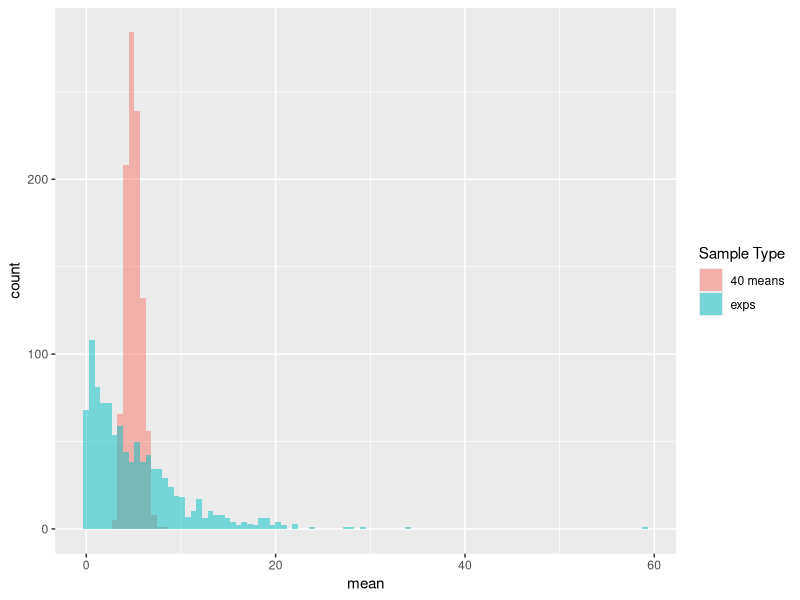
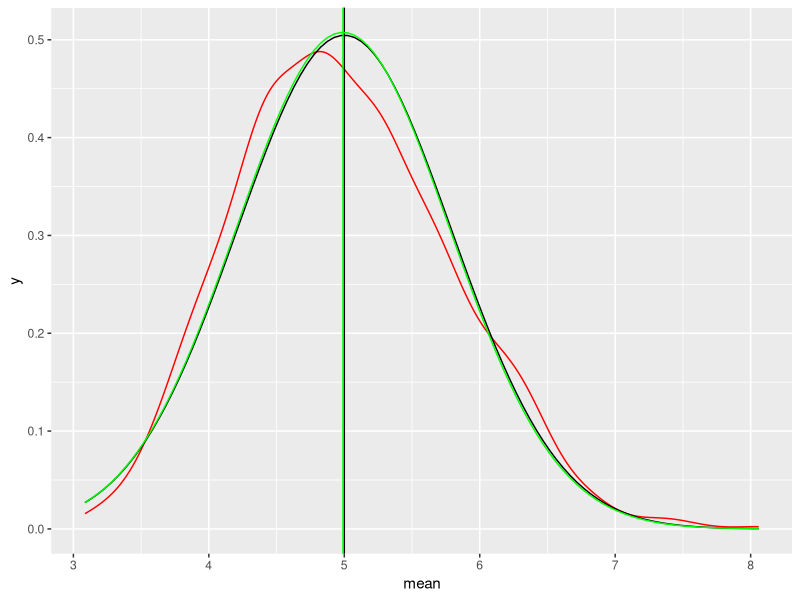

The R source for these figures, in order:
## ---- chunk 1
# Parameters
library(tidyverse)
## ---- chunk 2
set.seed(1)
nosim <- 1000
n <- 40
lambda <- 0.2
theor_values <- 1/lambda
## ---- chunk 3
sample <- matrix(rexp(nosim * n, rate = lambda), nosim) %>%
        apply(1, mean) %>%
        as_data_frame() %>%
        mutate(type = 1)
names(sample) <- c("mean", "type")
## ---- chunk 4
head(sample)
## ---- chunk 5
sample_mean <- mean(sample$mean)
## ---- chunk 6
sample_mean
## ---- chunk 7
theor_values
## ---- chunk 8
sample_var_R <- var(sample$mean)
sample_sd_R <- sqrt(sample_var_R)
## ---- chunk 9
sample_var_theor <- theor_values^2/n
sample_sd_theor <- sqrt(sample_var_theor)
## ---- chunk 10
sample_var_R
## ---- chunk 11
sample_var_theor
## ---- chunk 12
sample2 <- c(rexp(nosim, rate = lambda)) %>%
        as_data_frame() %>%
        mutate(type = 2)
names(sample2) <- c("mean", "type")
## ---- chunk 13
samples <- bind_rows(sample, sample2)
samples$type <- factor(samples$type, labels = c("40 means", "exps"))
## ---- chunk 14
head(samples)
## ---- chunk 15
ggplot(samples, aes(x = mean)) +
        geom_histogram(bins = 100, aes(fill = samples$type), alpha = .5, position = "identity") +
        scale_fill_discrete(name = "Sample Type")
## ---- chunk 16
ggplot(sample, aes(x = mean)) +
        geom_density(kernel = "gaussian", color = "red") +
        stat_function(fun = dnorm, args = list(mean = theor_values, sd = sample_sd_theor)) +
        geom_vline(xintercept = theor_values) +
        stat_function(fun = dnorm, args = list(mean = sample_mean, sd = sample_sd_R), color = "green") +
        geom_vline(xintercept = sample_mean, color = "green")
